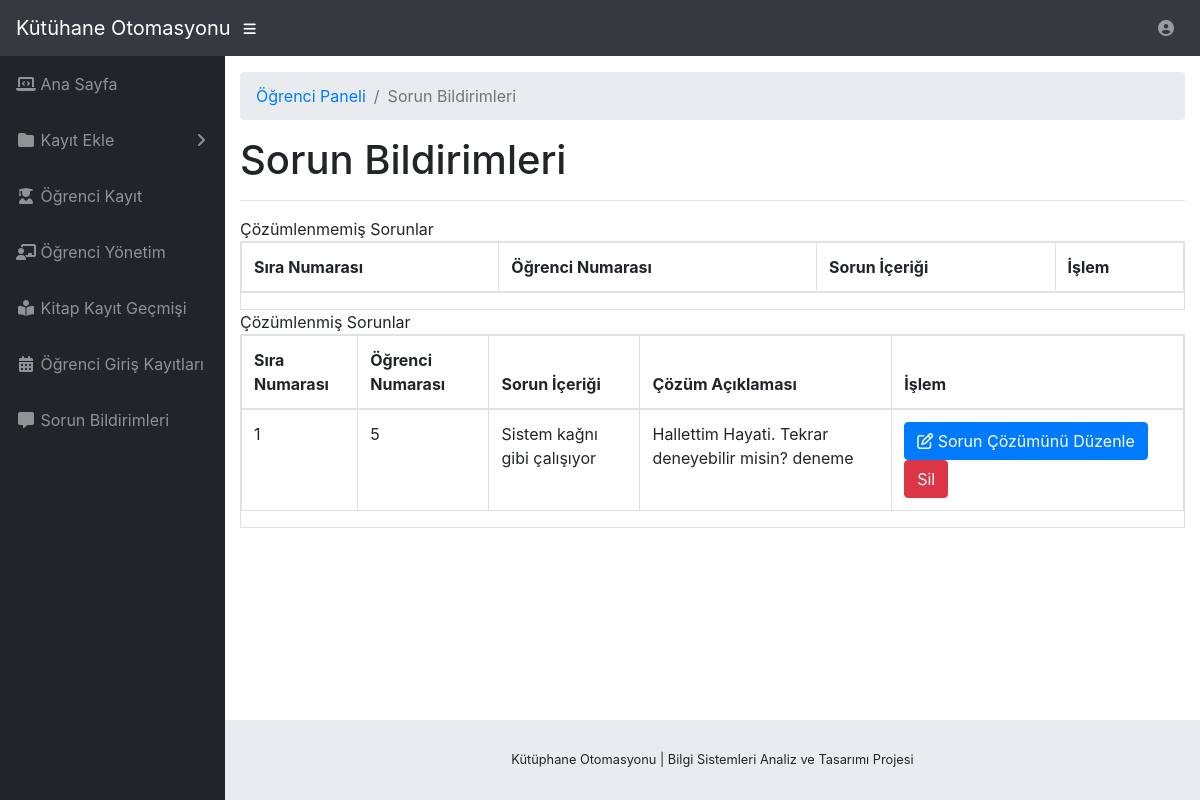
The page /yonetici/sorunlar.php (signed in) on the database its author committed.
### tables this page shows
CREATE TABLE `soruncozumleri` (
  `id` int(11) NOT NULL,
  `sorunid` int(11) NOT NULL,
  `yoneticiid` int(11) NOT NULL,
  `cozumaciklamasi` text NOT NULL,
  `eklemeTarihi` timestamp NOT NULL DEFAULT CURRENT_TIMESTAMP
);

CREATE TABLE `sorunlar` (
  `id` int(11) NOT NULL,
  `ogrenciNo` varchar(255) NOT NULL,
  `sorun` text NOT NULL,
  `durum` tinyint(1) NOT NULL,
  `eklemeTarihi` timestamp NOT NULL DEFAULT CURRENT_TIMESTAMP
);

### yonetici/sorunlar.php (the view, shortened to what this page needs)
<?php
include('gereksinim/baglanti.php');
if(strlen($_SESSION['alogin'])==0)
    {
header('location:index.php');
}
else{
?>
<!DOCTYPE html>
<html lang="en">
  <head>
    <link href="../../vendor/bootstrap/css/bootstrap.min.css" rel="stylesheet">
    <link href="../../vendor/fontawesome-free/css/all.min.css" rel="stylesheet" type="text/css">
    <link href="../../vendor/datatables/dataTables.bootstrap4.css" rel="stylesheet">
    <link href="../css/sb-admin.css" rel="stylesheet">
  </head>
  <body id="page-top">
    <nav class="navbar navbar-expand navbar-dark bg-dark static-top">
      <a class="navbar-brand mr-1" href="anasayfa.php">Kütühane Otomasyonu</a>
      <button class="btn btn-link btn-sm text-white order-1 order-sm-0" id="sidebarToggle" href="#">
        <i class="fas fa-bars"></i>
      </button>
      <?php include('gereksinim/ustcubuk.php');?>
    </nav>
    <div id="wrapper">
      <?php include('gereksinim/kenarcubuk.php');?>
      <div id="content-wrapper">
        <div class="container-fluid">
          <ol class="breadcrumb">
            <li class="breadcrumb-item">
              <a href="index.html">Öğrenci Paneli</a>
            </li>
            <li class="breadcrumb-item active">Sorun Bildirimleri</li>
          </ol>
          <h1>Sorun Bildirimleri</h1>
          <hr>
           <div class="row" >
                    <div class="col-md-12">
                        <div class="panel panel-default">
                        <div class="panel-heading">
                          Çözümlenmemiş Sorunlar
                        </div>
                        <div class="panel-body">
                            <div class="table-responsive table-bordered">
                                <table class="table">
                                    <thead>
                                        <tr>
                                            <th>Sıra Numarası</th>
                                            <th>Öğrenci Numarası</th>
                                            <th>Sorun İçeriği</th>
                                            <th>İşlem</th>
                                        </tr>
                                    </thead>
                                </table>
                            </div>
                        </div>
                        </div>
                    </div>
                </div>
                 <div class="row" >
                    <div class="col-md-12">
                        <div class="panel panel-default">
                        <div class="panel-heading">
                          Çözümlenmiş Sorunlar
                        </div>
                        <div class="panel-body">
                            <div class="table-responsive table-bordered">
                                <table class="table">
                                    <thead>
                                        <tr>
                                            <th>Sıra Numarası</th>
                                            <th>Öğrenci Numarası</th>
                                            <th>Sorun İçeriği</th>
                                            <th>Çözüm Açıklaması</th>
                                            <th>İşlem</th>
                                        </tr>
                                    </thead>
                                    <tbody>
<?php
$durum=1;
$sql=mysqli_query($con,"select sorunlar.id as sorunno, sorun as sorunaciklama, ogrenciNo as ogrencininnumarasi, cozumaciklamasi as cozumaciklama from sorunlar left join soruncozumleri on sorunlar.id=soruncozumleri.sorunid where durum='".$durum."'");
$cnt=1;
while($row=mysqli_fetch_array($sql))
{
?>
                                        <tr>
                                            <td><?php echo $cnt;?></td>
                                            <td><?php echo htmlentities($row['ogrencininnumarasi']);?></td>
                                            <td><?php echo htmlentities($row['sorunaciklama']);?></td>
                                            <td><?php echo htmlentities($row['cozumaciklama']);?></td>
                                            <td>
<a href="soruncoz.php?id=<?php echo $row['sorunno']?>"><button class="btn btn-primary"><i class="fa fa-edit"></i> Sorun Çözümünü Düzenle</button> </a>
<a href="sorunlar.php?no=<?php echo $row['sorunno']?>&sil=silgardasim" onClick="return confirm('Sorunu silmek istediğinize emin misiniz?')">
                                            <button class="btn btn-danger">Sil</button>
</a>
                                            </td>
                                        </tr>
<?php
$cnt++;
} ?>
                                    </tbody>
                                </table>
                            </div>
                        </div>
                        </div>
                    </div>
                </div>
        </div>
        <?php include('gereksinim/altyazi.php');?>
      </div>
    </div>
  </body>
</html>
<?php } ?>

### css/sb-admin.css (style rules this page uses)
html { position: relative; min-height: 100%; }
body { height: 100%; }
#wrapper { display: -webkit-box; display: -ms-flexbox; display: flex; }
#wrapper #content-wrapper { overflow-x: hidden; width: 100%; padding-top: 1rem; padding-bottom: 80px; }
:root { --input-padding-x: 0.75rem; --input-padding-y: 0.75rem; }

### rows shown on the page
soruncozumleri: sorunid.ogrenciNo "5", sorunid.sorun "Sistem kağnı gibi çalışıyor", cozumaciklamasi "Hallettim Hayati. Tekrar deneyebilir misin? deneme"
